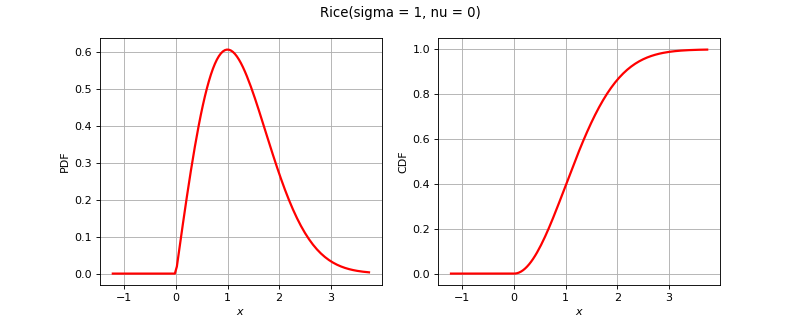

Source code (Python):
import openturns as ot
from matplotlib import pyplot as plt
from openturns.viewer import View
if (ot.Rice().__class__.__name__=='ComposedDistribution'):
    correlation = ot.CorrelationMatrix(2)
    correlation[1, 0] = 0.25
    aCopula = ot.NormalCopula(correlation)
    marginals = [ot.Normal(1.0, 2.0), ot.Normal(2.0, 3.0)]
    distribution = ot.ComposedDistribution(marginals, aCopula)
elif (ot.Rice().__class__.__name__=='CumulativeDistributionNetwork'):
    distribution = ot.CumulativeDistributionNetwork([ot.Normal(2),ot.Dirichlet([0.5, 1.0, 1.5])], ot.BipartiteGraph([[0,1], [0,1]]))
elif (ot.Rice().__class__.__name__=='Histogram'):
    distribution = ot.Histogram([-1.0, 0.5, 1.0, 2.0], [0.45, 0.4, 0.15])
else:
    distribution = ot.Rice()
dimension = distribution.getDimension()
if dimension <= 2:
    if distribution.getDimension() == 1:
        distribution.setDescription(['$x$'])
        pdf_graph = distribution.drawPDF()
        cdf_graph = distribution.drawCDF()
        fig = plt.figure(figsize=(10, 4))
        plt.suptitle(str(distribution))
        pdf_axis = fig.add_subplot(121)
        cdf_axis = fig.add_subplot(122)
        View(pdf_graph, figure=fig, axes=[pdf_axis], add_legend=False)
        View(cdf_graph, figure=fig, axes=[cdf_axis], add_legend=False)
    else:
        distribution.setDescription(['$x_1$', '$x_2$'])
        pdf_graph = distribution.drawPDF()
        fig = plt.figure(figsize=(10, 5))
        plt.suptitle(str(distribution))
        pdf_axis = fig.add_subplot(111)
        View(pdf_graph, figure=fig, axes=[pdf_axis], add_legend=False)
